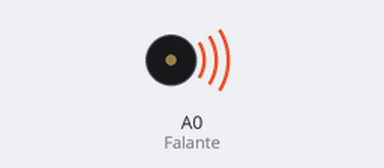
Bench run of a sketch on a simulated Arduino Uno, built with avr-gcc and run on an emulated ATmega328P. On the bench: buzzer (waves = sounding).

Above: at 2.5 s.
At 35.65 s:
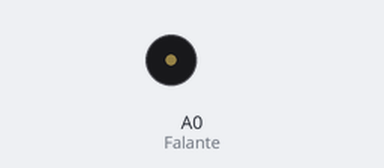
Timing chart, 0 to 39.8 s (numbered marks = the images above):
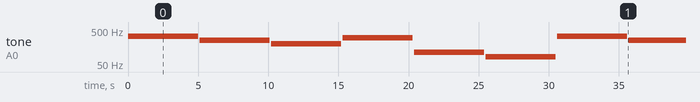

Measured:
- by itself, tone on A0 (Falante): repeats every 30.6 s: silent 0.10 s, 246 Hz 5.0 s, silent 0.10 s, 195 Hz 5.0 s, silent 0.10 s, 293 Hz 5.0 s, silent 0.10 s, 110 Hz 5.0 s, silent 0.10 s, 82 Hz 5.0 s, silent 0.10 s, 329 Hz 5.0 s

The sketch:

sketch_.ino.ino
```cpp
//Por: Jose Anastacio (josegamestest)
int Falante = A0;  // Componente de som

//sequencia de notas desde a Mi prima ate a corda Mi bordao do violao ou guitarra
unsigned int Mi = 329;
unsigned int Si = 246;
unsigned int Sol= 195;
unsigned int Re = 293;
unsigned int La = 110;
unsigned int Mib = 82;

//unsigned long tempo = 5000;
//unsigned long pausa = 1000;
unsigned long tempo = 5000;
unsigned long pausa = 100;
void setup()
{
}
void loop() {
   tone(Falante, Mi);
   delay(tempo);
   noTone(Falante);
   delay(pausa);

   tone(Falante, Si);
   delay(tempo);
   noTone(Falante);
   delay(pausa);

   tone(Falante, Sol);
   delay(tempo);
   noTone(Falante);
   delay(pausa);

   tone(Falante, Re);
   delay(tempo);
   noTone(Falante);
   delay(pausa);

   tone(Falante, La);
   delay(tempo);
   noTone(Falante);
   delay(pausa);

   tone(Falante, Mib);
   delay(tempo);
   noTone(Falante); delay(pausa);
}
```
